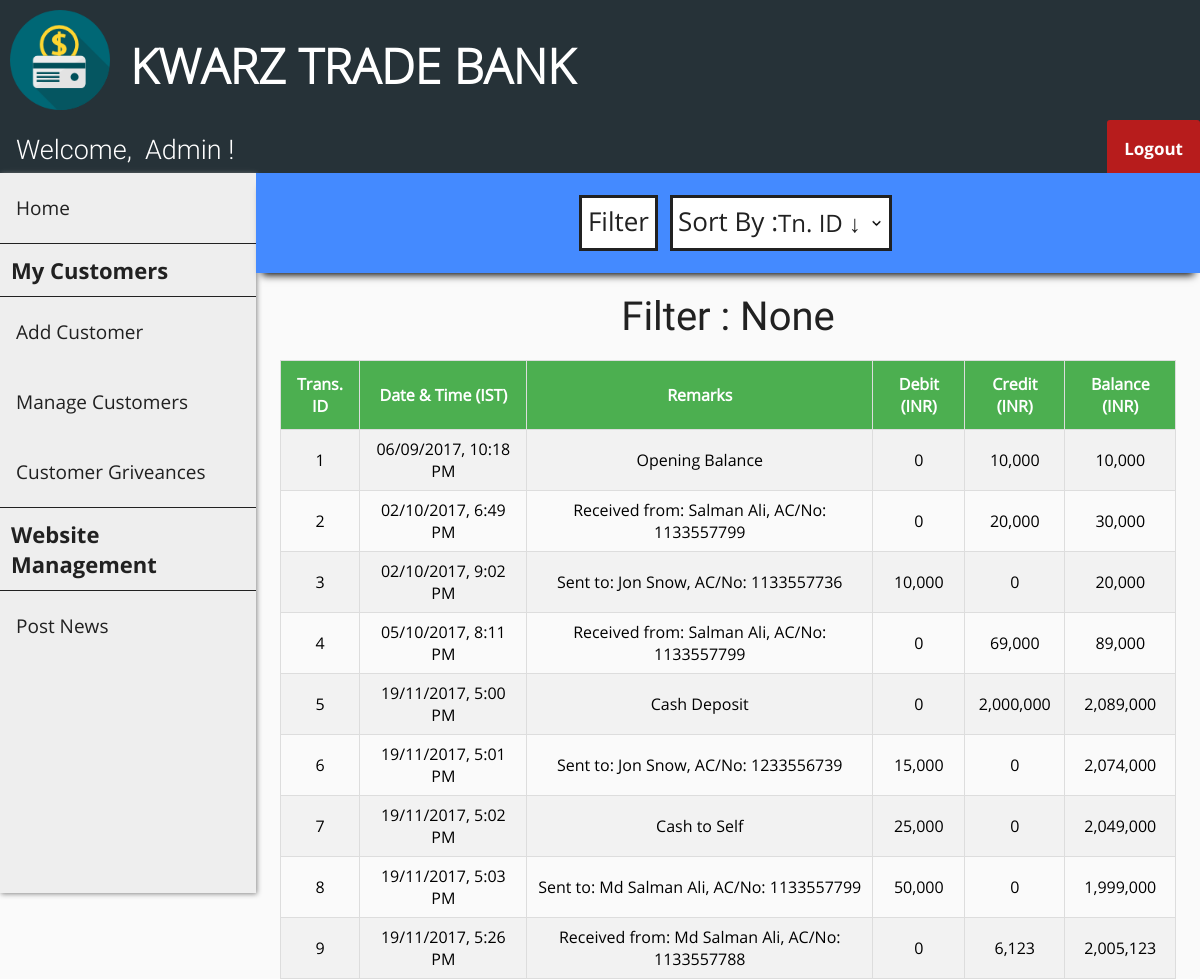
The page /transactions.php?cust_id=1 (signed in) on the database its author committed.
### tables this page shows
CREATE TABLE `passbook1` (
  `trans_id` int(11) NOT NULL AUTO_INCREMENT,
  `trans_date` datetime DEFAULT NULL,
  `remarks` varchar(255) DEFAULT NULL,
  `debit` int(11) DEFAULT NULL,
  `credit` int(11) DEFAULT NULL,
  `balance` int(11) DEFAULT NULL,
  PRIMARY KEY (`trans_id`)
);

### transactions.php (the view, shortened to what this page needs)
<?php
    include "connect.php";
    include "header.php";
    include "user_navbar.php";
    include "admin_sidebar.php";
    $sql0 = "SELECT * FROM passbook".$_SESSION['cust_id'];
    $filter_indicator = "None";
?>
<!DOCTYPE html>
<html>
<head>
    <link rel="stylesheet" href="transactions_style.css">
</head>
<body>
    <div class="search-bar-wrapper">
        <div class="search-bar" id="the-search-bar">
            <div class="flex-item-search-bar" id="fi-search-bar">
                <button id="search" onclick="document.getElementById('id01').style.display='block'">Filter</button>
                <div class="flex-item-by">
                    <label id="sort">Sort By :</label>
                </div>
                <div class="flex-item-search-by">
                    <select name="by" onChange="window.location.href=this.value">
                        <option selected disabled hidden>
                            <?php if (empty($_GET['sort'])) {?>Tn. ID &darr;<?php } ?>
                        </option>
                    </select>
                </div>
            </div>
        </div>
    </div>
    <div class="flex-container">
        <p id="none">Filter : <?php echo $filter_indicator ?></p>
    </div>
    <div class="flex-container">
        <?php
            $result = $conn->query($sql0);
            if ($result->num_rows > 0) {?>
                <table id="transactions">
                    <tr>
                        <th>Trans. ID</th>
                        <th>Date & Time (IST)</th>
                        <th>Remarks</th>
                        <th>Debit (INR)</th>
                        <th>Credit (INR)</th>
                        <th>Balance (INR)</th>
                    </tr>
        <?php
            while($row = $result->fetch_assoc()) {?>
                    <tr>
                        <td><?php echo $row["trans_id"]; ?></td>
                        <td>
                            <?php
                                $time = strtotime($row["trans_date"]);
                                $sanitized_time = date("d/m/Y, g:i A", $time);
                                echo $sanitized_time;
                             ?>
                        </td>
                        <td><?php echo $row["remarks"]; ?></td>
                        <td><?php echo number_format($row["debit"]); ?></td>
                        <td><?php echo number_format($row["credit"]); ?></td>
                        <td><?php echo number_format($row["balance"]); ?></td>
                    </tr>
            <?php } ?>
            </table>
            <?php
            } else {  ?>
                <p id="none"> No results found :(</p>
            <?php }
            $conn->close(); ?>
    </div>
</body>
</html>

### header.php (shortened to what this page needs)
<!DOCTYPE html>
<html>
<head>
    <link rel="stylesheet" href="header_style.css">
</head>
<body>
    <div class="flex-container-header">
        <div class="flex-item-header">
            <img src="./images/logo3.png" onclick="eEgg_func()" width="100" height="100">
        </div>
        <div class="flex-item-header">
            <h1>KWARZ TRADE BANK</h1>
        </div>
    </div>
</body>
</html>

### user_navbar.php (shortened to what this page needs)
<!DOCTYPE html>
<html>
<head>
    <link rel="stylesheet" href="user_navbar_style.css">
</head>
<body>
    <div class="nav-wrapper">
        <div class="topnav" id="theTopNav">
            <a id="user">Welcome, &nbspAdmin !</a>
            <a id="logout" href="logout_action.php" style="border-top-left-radius: 3px;"
                    onclick="return confirm('Are you sure?')">Logout</a>
        </div>
    </div>
</body>
</html>

### admin_sidebar.php (shortened to what this page needs)
<!DOCTYPE html>
<html>
<head>
    <link rel="stylesheet" href="admin_sidebar_style.css">
</head>
<body>
    <div class="sidenav" id="theSideNav">
        <a href="/admin_home.php">Home</a>
        <a id="label">My Customers</a>
        <a href="/customer_add.php">Add Customer</a>
        <a href="/manage_customers.php">Manage Customers</a>
        <a href="#h">Customer Griveances</a>
        <a id="label">Website Management</a>
        <a href="/post_news.php">Post News</a>
    </div>
</body>
</html>

### header_style.css (style rules this page uses)
body { margin: 0; padding: 0; background-color: #FAFAFA; }
.flex-container-header { display: -webkit-flex; display: flex; width: auto; height: auto; background-color: #263238; }
.flex-item-header { width: auto; height: 100px; margin: 10px; }
h1 { font-family: OpenSans-Light; color: white; font-size: 3rem; line-height: 3rem; margin-top: calc((1.5rem - 2rem) + 2.5rem); margin-bottom: 1.5rem; }

### user_navbar_style.css (style rules this page uses)
.nav-wrapper { height: 53px; background: #333; }
.nav-wrapper .topnav { background-color: #263238; overflow: hidden; height: 53px; }
.topnav a[id="user"] { float: left; display: block; color: white; text-align: center; padding: 14px 16px; text-decoration: none; font-size: 27px; font-family: Roboto-Light; }
.topnav a[id="logout"] { float: right; display: block; color: white; text-align: center; padding: 17px 17px; text-decoration: none; font-size: 17px; font-family: OpenSans-Bold; background-color: #b71c1c; border-top-right-radius: 3px; }

### admin_sidebar_style.css (style rules this page uses)
.sidenav { width: 256px; background-color: #eee; height: 90vh; float: left; overflow-y: auto; box-shadow: 1px 1px 5px #888888; }
.sidenav a { font-family: OpenSans-Regular; font-size: 19px; color: #212121; display: block; padding: 22px 16px; text-decoration: none; }
.sidenav a[id="label"] { font-family: OpenSans-Bold; font-size: 22px; color: #212121; display: block; padding: 11px; text-decoration: none; border-top: 1px solid #212121; border-bottom: 1px solid #212121; }

### transactions_style.css (style rules this page uses)
.flex-container { display: -webkit-flex; display: flex; margin-left: 256px; width: auto; height: auto; padding-top: 20px; flex-direction: column; overflow-x: auto; }
.search-bar-wrapper { height: 100px; }
.search-bar-wrapper .search-bar { display: -webkit-flex; display: flex; margin-left: 256px; position: relative; width: auto; height: 100px; flex-direction: column; background-color: #448AFF; box-shadow: 0 8px 8px -6px black; overflow: hidden; }
label[id="sort"] { display: block; float: left; color: #212121; font-family: OpenSans-Regular; font-size: 26px; background-color: white; border: 3px solid #212121; border-right: 0; margin: 12px; margin-right: 0px; height: 45px; padding-top: 5px; padding-left: 5px; }
select { font-family: OpenSans-Regular; color: #212121; font-size: 24px; background: url("images/down_arrow.png") 96% / 15% no-repeat #eee; -webkit-appearance: none; -moz-appearance: none; background-color: white; border: 3px solid #212121; border-left: 0; margin: 12px; margin-left: 0px; height: 56px; width: 115%; }
.flex-item-search-bar { display: -webkit-flex; display: flex; flex-direction: row; margin: auto; width: auto; height: auto; }
button[id="search"] { font-family: OpenSans-Regular; color: #212121; font-size: 26px; background-color: white; cursor: pointer; height: 40px; margin-top: 12px; padding-top: 5px; padding-bottom: 45px; border: 3px solid #212121; }
label { display: block; float: left; color: #212121; font-family: OpenSans-Bold; font-size: 20px; }
#transactions { font-family: OpenSans-Regular; border-collapse: collapse; width: 80%; margin: auto; }
@media screen and (max-width: 1280px) { #transactions { width: 95%; } }
#transactions td, #transactions th { text-align: center; border: 1px solid #ddd; padding: 8px; }
#transactions tr:nth-child(even) { background-color: #f2f2f2; }
#transactions th { padding-top: 12px; padding-bottom: 12px; background-color: #4CAF50; color: white; }
p[id="none"] { margin: auto; font-size: 40px; color: #212121; font-family: Roboto-Regular; }

### rows shown on the page
passbook1: trans_id "1", trans_date "06/09/2017, 10:18 PM", remarks "Opening Balance", debit "0", credit "10,000", balance "10,000"
passbook1: trans_id "2", trans_date "02/10/2017, 6:49 PM", remarks "Received from: Salman Ali, AC/No: 1133557799", debit "0", credit "20,000", balance "30,000"
passbook1: trans_id "3", trans_date "02/10/2017, 9:02 PM", remarks "Sent to: Jon Snow, AC/No: 1133557736", debit "10,000", credit "0", balance "20,000"
passbook1: trans_id "4", trans_date "05/10/2017, 8:11 PM", remarks "Received from: Salman Ali, AC/No: 1133557799", debit "0", credit "69,000", balance "89,000"
passbook1: trans_id "5", trans_date "19/11/2017, 5:00 PM", remarks "Cash Deposit", debit "0", credit "2,000,000", balance "2,089,000"
passbook1: trans_id "6", trans_date "19/11/2017, 5:01 PM", remarks "Sent to: Jon Snow, AC/No: 1233556739", debit "15,000", credit "0", balance "2,074,000"
passbook1: trans_id "7", trans_date "19/11/2017, 5:02 PM", remarks "Cash to Self", debit "25,000", credit "0", balance "2,049,000"
passbook1: trans_id "8", trans_date "19/11/2017, 5:03 PM", remarks "Sent to: Md Salman Ali, AC/No: 1133557799", debit "50,000", credit "0", balance "1,999,000"
passbook1: trans_id "9", trans_date "19/11/2017, 5:26 PM", remarks "Received from: Md Salman Ali, AC/No: 1133557788", debit "0", credit "6,123", balance "2,005,123"

### other values the page prints
$filter_indicator "None"
